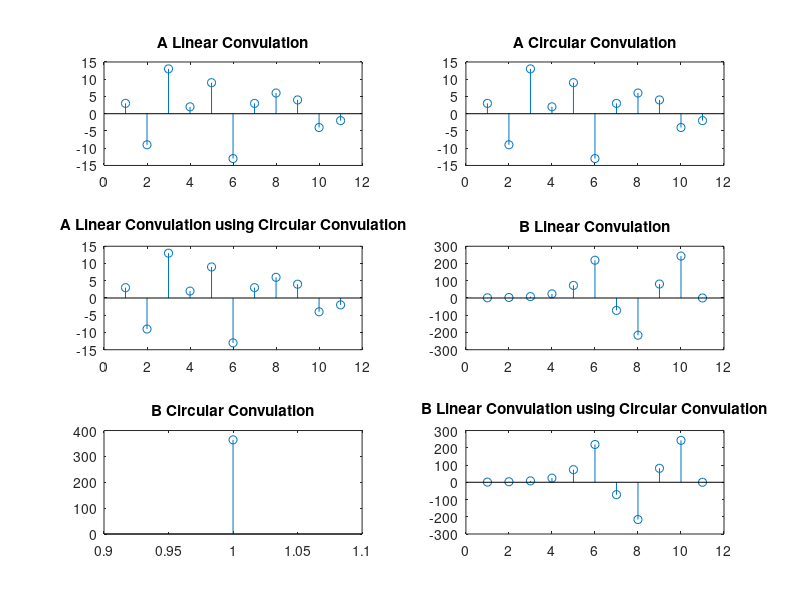

Write the MATLAB code that produced this figure.
g = [1 -3 4 2 0 -2];
h = [3 0 1 -1 2 1];

n = 0:5;
x = cos(n*pi/2);
y = 3.^n;

lin_c = conv(g, h);
circ_c = cconv(g, h, 11);

clin = conv(x, y);
ccirc = cconv(x, y, 1);

g1 = [g zeros(1, 11-length(g))];
h1 = [h zeros(1, 11-length(h))];

x1 = [x zeros(1, 11-length(x))];
y1 = [y zeros(1, 11-length(y))];

lin_c_upd = ifft(fft(g1).*fft(h1));
clin_upd = ifft(fft(x1).*fft(y1));

subplot(321), stem(lin_c);
title("A Linear Convulation");

subplot(322), stem(circ_c);
title("A Circular Convulation");

subplot(323), stem(lin_c_upd);
title("A Linear Convulation using Circular Convulation");

subplot(324), stem(clin);
title("B Linear Convulation");

subplot(325), stem(ccirc);
title("B Circular Convulation");

subplot(326), stem(clin_upd);
title("B Linear Convulation using Circular Convulation");
